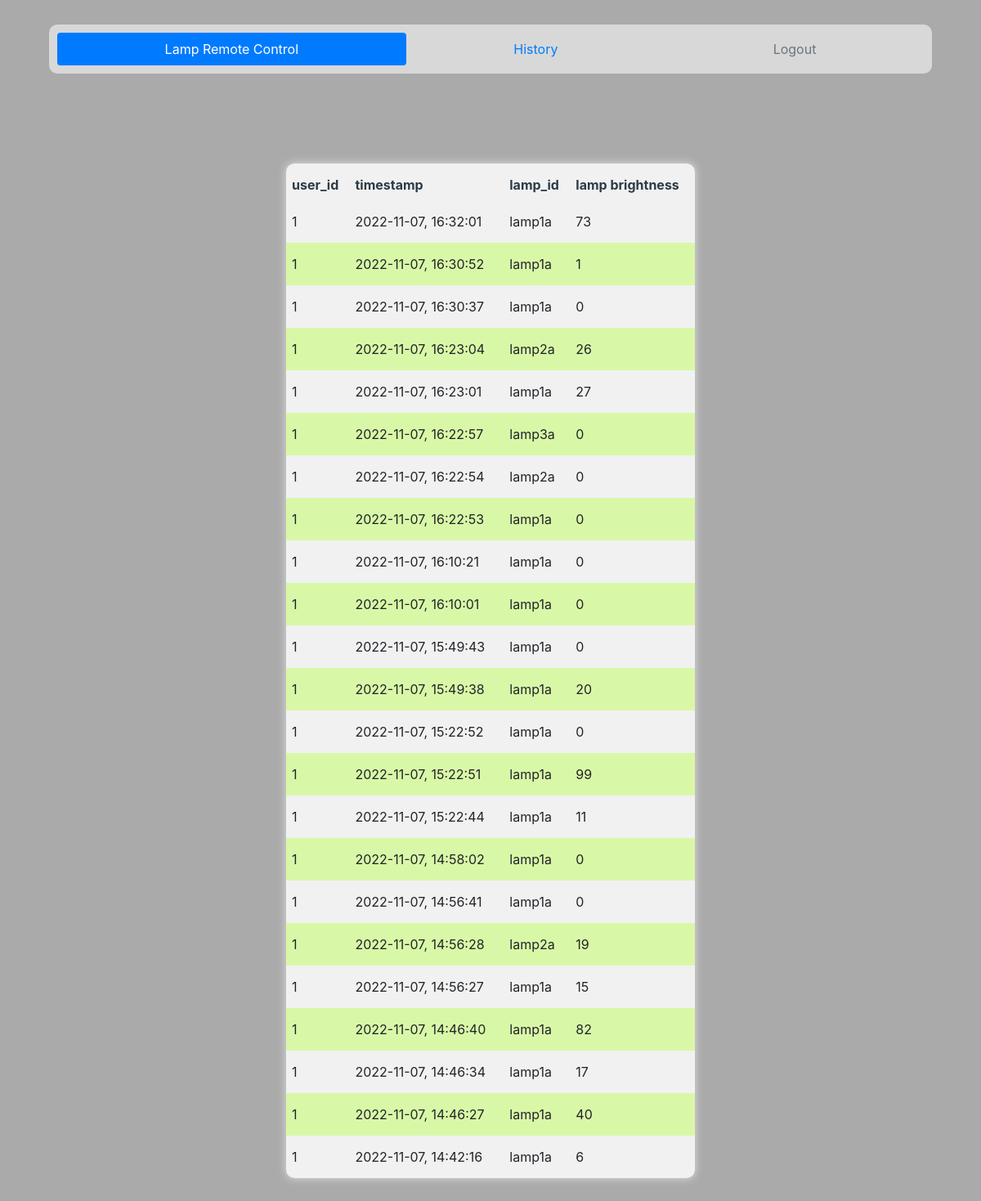
The app's page /history (signed in), older data.
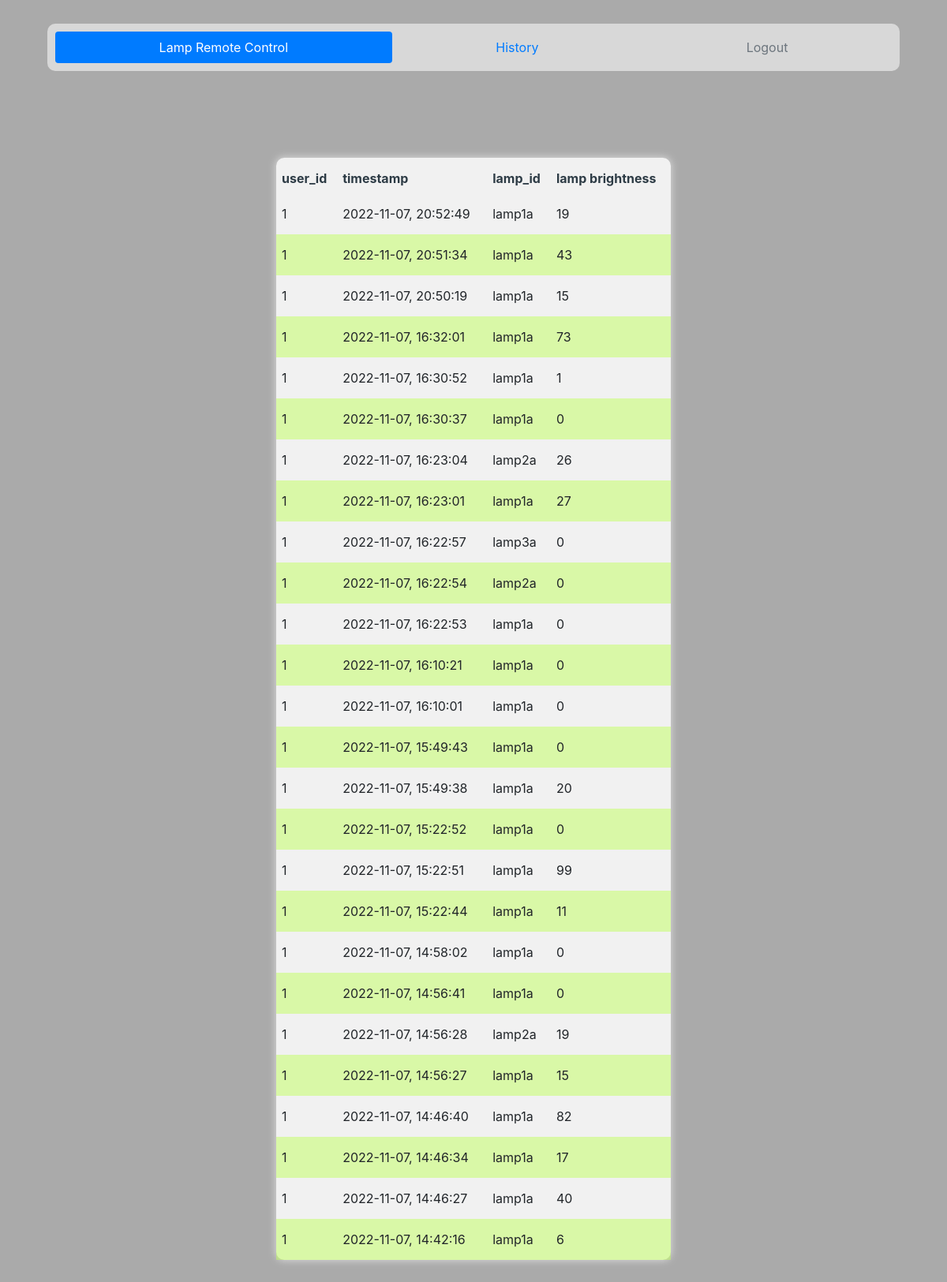
The same page, newer data.
### app/database/models.py (models this page shows)
class LampLog(db.Model):
    __tablename__ = "lamplog"
    user_id = db.Column(db.Integer, db.ForeignKey('user.id'), primary_key=True)
    timestamp = db.Column(db.Integer, primary_key=True)
    lamp_id = db.Column(db.Integer, primary_key=True)
    level = db.Column(db.Integer)

### app/views/routes.py (the view)
@app.route('/history', methods=['GET', 'POST'])
@flask_login.login_required
def history():
    logs = LampLog.query.order_by(LampLog.timestamp.desc()).all()
    return render_template("history.html", logs=logs)

### app/handlers.py (called while the page is built)
@login_manager.user_loader
def load_user(user_id):
    print("flask-login: user_loader functie opgeroepen om geldigheid user sessie %s te controleren." % user_id)
    return User.query.get(int(user_id))

### app/templates/history.html (shortened to what this page needs)
<!DOCTYPE html>
<html lang="en">
<head>
    <link rel="stylesheet" href="https://cdn.jsdelivr.net/npm/bootstrap@4.0.0/dist/css/bootstrap.min.css">
    <link rel="stylesheet" href="static/css/style.css" >
    <link rel="stylesheet" href="static/css/history.css" >
</head>
<body>
    <ul class="nav nav-pills nav-fill">
        <li class="nav-item">
          <a class="nav-link active" href="/">Lamp Remote Control</a>
        </li>
        <li class="nav-item">
          <a class="nav-link" href="/history">History</a>
        </li>
        <li class="nav-item">
          <a class="nav-link disabled" href="/logout">Logout</a>
        </li>
    </ul>
    <div class="logs-container">
    <table class="logs-table">
      <thead>
        <tr>
            <th>user_id</th>
            <th>timestamp</th>
            <th>lamp_id</th>
            <th>lamp brightness</th>
        </tr>
      </thead>
      <tbody>
          {% for log in logs %}
          <tr class="rows">
              <td>{{log.user_id}}</td>
              <td>{{log.timestamp}}</td>
              <td>{{log.lamp_id}}</td>
              <td>{{log.level}}</td>
          </tr>
          {% endfor %}
      </tbody>
    </table>
    </div>
    </body>
</html>

### app/static/css/style.css (style rules this page uses)
body { background: rgb(170, 170, 170) url(https://www.teacheracademy.eu/wp-content/uploads/2020/02/english-classroom.jpg); background-repeat:repeat; background-blend-mode:soft-light; background-size: 100% 100%; }
.nav { width: 90%; margin: 30px auto 60px auto; background-color: rgba(255, 255, 255, 0.543); border-radius: 10px; padding: 10px; }

### app/static/css/history.css (style rules this page uses)
.logs-container { width: 500px; margin: 110px auto; }
.logs-table { margin-top: 40px; width: 100%; height: 42px; background-color: rgba(193, 248, 168, 0.416); box-shadow: 0px 0px 10px 1px rgb(215, 215, 215); background-color: rgba(255, 255, 255, 0.84); border-radius: 10px; padding: 5px; }
.logs-table th { text-align: start; font-size: 1rem; padding: 14px 7px 7px 7px; color: #2D3B45; font-weight: bold; }
.logs-table td { padding: 14px 7px; font-size: 1rem; font-weight: normal; }
.logs-table tr:nth-child(even) { background-color: rgba(194, 255, 95, 0.5); }

Row changes from the older to the newer data that the page shows:
added LampLog: user_id "1", timestamp "2022-11-07, 20:52:49", lamp_id "lamp1a", level "19"
added LampLog: user_id "1", timestamp "2022-11-07, 20:51:34", lamp_id "lamp1a", level "43"
added LampLog: user_id "1", timestamp "2022-11-07, 20:50:19", lamp_id "lamp1a", level "15"
